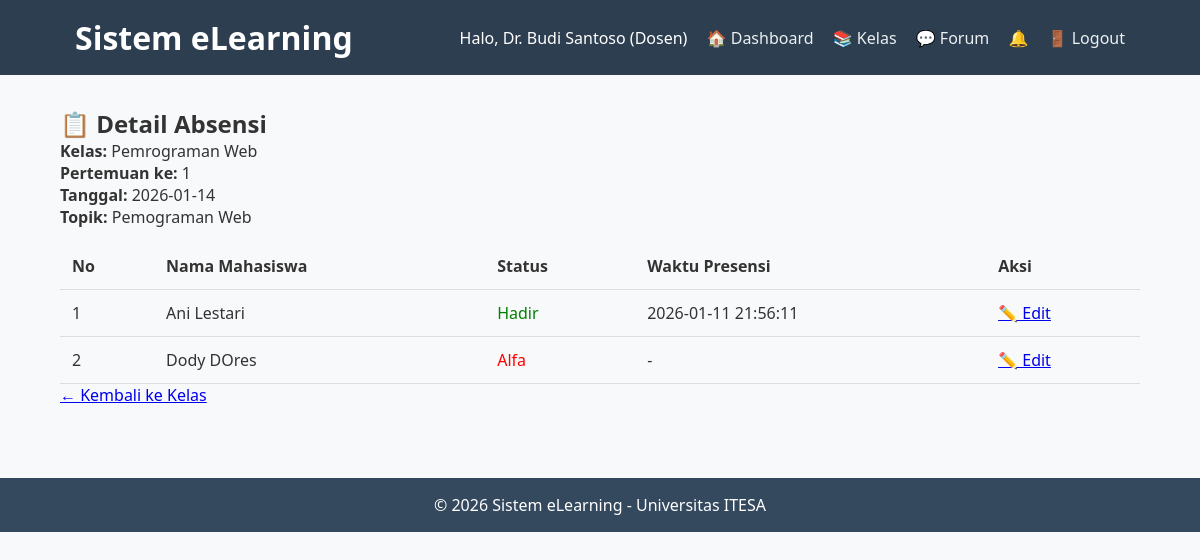
The page /dosen/attendance_detail.php?meeting_id=1 (signed in) on the database its author committed.
### tables this page shows
CREATE TABLE `profiles` (
  `id_user` int(11) NOT NULL,
  `nim_nidn` varchar(20) DEFAULT NULL,
  `foto` varchar(255) DEFAULT NULL,
  `alamat` text DEFAULT NULL,
  `fakultas` varchar(100) DEFAULT NULL,
  `prodi` varchar(100) DEFAULT NULL
);

CREATE TABLE `users` (
  `id` int(11) NOT NULL,
  `username` varchar(50) NOT NULL,
  `password` varchar(255) NOT NULL,
  `nama_lengkap` varchar(100) NOT NULL,
  `email` varchar(100) NOT NULL,
  `role` enum('admin','dosen','mahasiswa') NOT NULL
);

CREATE TABLE `meetings` (
  `id` int(11) NOT NULL,
  `id_class` int(11) NOT NULL,
  `pertemuan_ke` tinyint(4) NOT NULL CHECK (`pertemuan_ke` between 1 and 16),
  `tanggal` date NOT NULL,
  `topik` varchar(150) DEFAULT NULL
);

CREATE TABLE `courses` (
  `id` int(11) NOT NULL,
  `kode_mk` varchar(20) NOT NULL,
  `nama_mk` varchar(100) NOT NULL,
  `deskripsi` text DEFAULT NULL,
  `sks` tinyint(4) NOT NULL CHECK (`sks` between 1 and 6)
);

CREATE TABLE `enrollments` (
  `id` int(11) NOT NULL,
  `id_class` int(11) NOT NULL,
  `id_mahasiswa` int(11) NOT NULL
);

CREATE TABLE `attendance` (
  `id` int(11) NOT NULL,
  `id_meeting` int(11) NOT NULL,
  `id_mahasiswa` int(11) NOT NULL,
  `status` enum('hadir','sakit','izin','alfa') DEFAULT 'alfa',
  `waktu_presensi` datetime DEFAULT current_timestamp()
);

### includes/functions.php (called while the page is built, shortened)
<?php
if (!function_exists('get_user_info')) {
    function get_user_info($pdo, $user_id) {
        $stmt = $pdo->prepare("SELECT u.*, p.nim_nidn, p.foto FROM users u LEFT JOIN profiles p ON u.id = p.id_user WHERE u.id = ?");
        $stmt->execute([$user_id]);
        return $stmt->fetch(PDO::FETCH_ASSOC);
    }
}
?>

### dosen/attendance_detail.php (the view, shortened to what this page needs)
<?php
require_once '../includes/header.php';
require_once '../includes/functions.php';
$meeting_id = $_GET['meeting_id'] ?? 0;
$stmt = $pdo->prepare("
    SELECT m.*, c.id AS class_id, co.nama_mk
    FROM meetings m
    JOIN classes c ON m.id_class = c.id
    JOIN courses co ON c.id_course = co.id
    WHERE m.id = ? AND c.id_dosen = ?
");
$stmt->execute([$meeting_id, $_SESSION['user_id']]);
$meeting = $stmt->fetch();
$stmt = $pdo->prepare("
    SELECT e.id_mahasiswa, u.nama_lengkap, u.email
    FROM enrollments e
    JOIN users u ON e.id_mahasiswa = u.id
    WHERE e.id_class = ?
");
$stmt->execute([$meeting['class_id']]);
$students = $stmt->fetchAll();
$absen = $pdo->prepare("SELECT id_mahasiswa, status, waktu_presensi FROM attendance WHERE id_meeting = ?");
$absen->execute([$meeting_id]);
$absen_data = [];
while ($row = $absen->fetch()) {
    $absen_data[$row['id_mahasiswa']] = $row;
}
?>
<h2>📋 Detail Absensi</h2>
<p><strong>Kelas:</strong> <?= htmlspecialchars($meeting['nama_mk']) ?></p>
<p><strong>Pertemuan ke:</strong> <?= $meeting['pertemuan_ke'] ?></p>
<p><strong>Tanggal:</strong> <?= $meeting['tanggal'] ?></p>
<p><strong>Topik:</strong> <?= htmlspecialchars($meeting['topik']) ?></p>
<table class="table">
    <thead>
        <tr>
            <th>No</th>
            <th>Nama Mahasiswa</th>
            <th>Status</th>
            <th>Waktu Presensi</th>
            <th>Aksi</th>
        </tr>
    </thead>
    <tbody>
        <?php $no = 1; foreach ($students as $s): ?>
        <tr>
            <td><?= $no++ ?></td>
            <td><?= htmlspecialchars($s['nama_lengkap']) ?></td>
            <td>
                <?php
                $status = $absen_data[$s['id_mahasiswa']]['status'] ?? 'alfa';
                $color = [
                    'hadir' => 'green',
                    'sakit' => 'orange',
                    'izin' => 'blue',
                    'alfa' => 'red'
                ];
                echo "<span style='color:{$color[$status]};'>".ucfirst($status)."</span>";
                ?>
            </td>
            <td>
                <?= $absen_data[$s['id_mahasiswa']]['waktu_presensi'] ?? '-' ?>
            </td>
            <td>
                <a href="#" onclick="editStatus(<?= $s['id_mahasiswa'] ?>, '<?= $status ?>')">✏️ Edit</a>
            </td>
        </tr>
        <?php endforeach; ?>
    </tbody>
</table>
<a href="manage_class.php?id=<?= $meeting['class_id'] ?>">← Kembali ke Kelas</a>
<?php include '../includes/footer.php'; ?>

### includes/header.php (shortened to what this page needs)
<?php
require_once __DIR__ . '/auth.php';
$user = get_user_info($pdo, $_SESSION['user_id']);
$notif_count = 0;
if (is_logged_in()) {
    $stmt = $pdo->prepare("SELECT COUNT(*) FROM notifications WHERE id_user = ? AND is_read = 0");
    $stmt->execute([$_SESSION['user_id']]);
    $notif_count = $stmt->fetchColumn();
}
?>
<!DOCTYPE html>
<html lang="id">
<head>
    <link rel="stylesheet" href="/elearning/assets/css/style.css">
</head>
<body>
    <header>
        <div class="container">
            <h1>Sistem eLearning</h1>
            <nav>
                <span>Halo, <?= htmlspecialchars($user['nama_lengkap']) ?> (<?= ucfirst($user['role']) ?>)</span>
                <?php if ($_SESSION['role'] === 'dosen'): ?>
                    <a href="/elearning/dosen/dashboard.php">🏠 Dashboard</a>
                    <a href="/elearning/dosen/manage_class.php?id=1">📚 Kelas</a>
                    <a href="/elearning/dosen/forum/view_forum.php?id=1">💬 Forum</a>
                <?php endif; ?>
                <?php if ($notif_count > 0): ?>
                    <a href="/elearning/notifications.php" style="color:red;">🔔 (<?= $notif_count ?>)</a>
                <?php else: ?>
                    <a href="/elearning/notifications.php">🔔</a>
                <?php endif; ?>
                <a href="/elearning/logout.php">🚪 Logout</a>
            </nav>
        </div>
    </header>
    <div class="container main-content">

### assets/css/style.css (style rules this page uses)
* { margin: 0; padding: 0; box-sizing: border-box; }
body { font-family: 'Segoe UI', Tahoma, Geneva, Verdana, sans-serif; background: #f8f9fa; color: #333; }
.container { width: 90%; max-width: 1200px; margin: 0 auto; padding: 0 15px; }
header { background: #2c3e50; color: white; padding: 1rem 0; }
header .container { display: flex; justify-content: space-between; align-items: center; }
header nav a { color: #ecf0f1; text-decoration: none; margin-left: 15px; }
.main-content { padding: 2rem 0; }
.table { width: 100%; border-collapse: collapse; margin-top: 15px; }
.table th, .table td { padding: 12px; text-align: left; border-bottom: 1px solid #ddd; }

### rows shown on the page
profiles: id_user.nama_lengkap "Dr. Budi Santoso", id_user.role "Dosen"
meetings: courses.nama_mk "Pemrograman Web", pertemuan_ke "1", tanggal "2026-01-14", topik "Pemograman Web"
enrollments: id_mahasiswa.nama_lengkap "Ani Lestari", id_mahasiswa.status "Hadir", id_mahasiswa.waktu_presensi "2026-01-11 21:56:11"
enrollments: id_mahasiswa.nama_lengkap "Dody DOres", id_mahasiswa "Alfa", id_mahasiswa "-"
